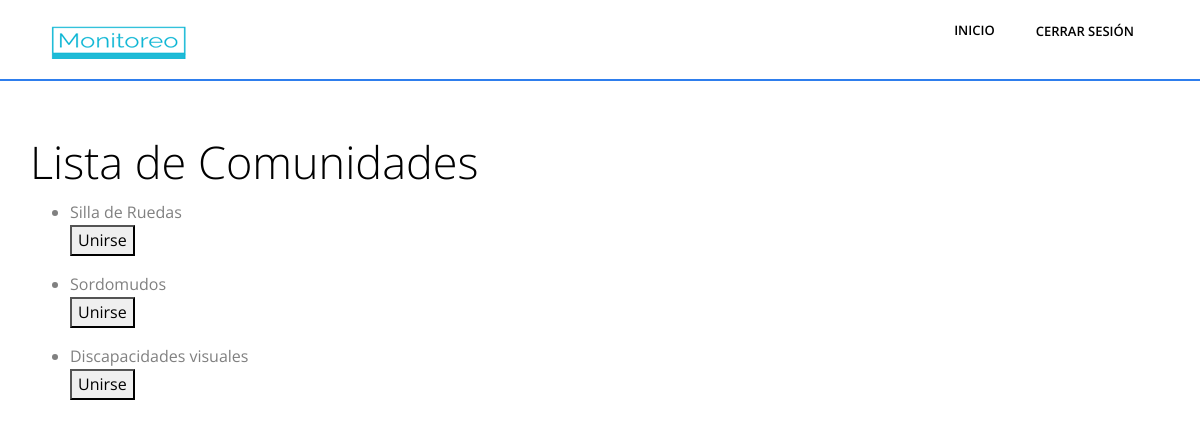
Screenshot of /buscar/comunidades (signed in) with the database file from the repository.
### Aplicaciones/Monitoreo/models.py (models this page shows, shortened)
class Comunidad(models.Model):
    nombre = models.CharField(max_length=100)
    descripcion = models.CharField(max_length=255, null=True)

### Aplicaciones/Monitoreo/views.py (the view, shortened to what this page needs)
# urls.py: path('buscar/comunidades',views.listar_comunidades, name = "listar_comunidades"),
@login_required
def listar_comunidades(request):
    group_names = requestGroups(request)
    comunidades = Comunidad.objects.all()
    perfil = Perfil.objects.get(user=request.user)
    perfil_comunidades = perfil.comunidades.all()
    context = {
        'request':request,
        'groups':group_names,
        'comunidades': comunidades,
        'perfil': perfil,
        'perfil_comunidades': perfil_comunidades
    }
    return render(request, 'listar_comunidades.html', context)

### Aplicaciones/Monitoreo/views.py (called while the page is built)
def requestGroups(request):
    user = request.user
    user_groups = user.groups.all()
    group_names = [group.name for group in user_groups]
    return group_names

### Aplicaciones/Monitoreo/templates/listar_comunidades.html (shortened to what this page needs)
{% load static %}
<html lang="es">
  {% include 'fragments/head.html' %}
  <body class="body-wrapper" data-spy="scroll" data-target=".privacy-nav">
    {% include 'fragments/header.html' %}
    <div class="container mt-5">
      <div class="row column">
        <h1>Lista de Comunidades</h1>
        <ul>
            {% for comunidad in comunidades %}
            <li>
                {{ comunidad.nombre }}
                {% if not comunidad in perfil_comunidades %}
                <form method="post" action="{% url 'listar_comunidades' %}">
                    <button type="submit" name="unirse">Unirse</button>
                </form>
                {% else %}
                    <form method="post" action="{% url 'listar_comunidades' %}">
                        {% csrf_token %}
                        <input type="hidden" name="comunidad_id" value="{{ comunidad.id }}">
                        <button type="submit" name="salir">Salir</button>
                    </form>
                {% endif %}
            </li>
            {% endfor %}
        </ul>
      </div>
    </div>
  </body>
</html>

### Aplicaciones/Monitoreo/static/css/style.css (style rules this page uses)
body { font-family: "Open Sans", sans-serif; -webkit-font-smoothing: antialiased; }
h1, h2, h3, h4, h5, h6 { font-family: "Open Sans", sans-serif; color: #000; font-weight: 300; }
h1 { font-size: 45px; line-height: 61px; }
p, li, blockquote, label { font-size: 16px; letter-spacing: 0; line-height: 25px; color: #808080; margin-bottom: 0; }
body { overflow-x: hidden; }
.column { flex-flow: column; }

### rows the page displays
Comunidad: nombre "Silla de Ruedas"
Comunidad: nombre "Sordomudos"
Comunidad: nombre "Discapacidades visuales"
